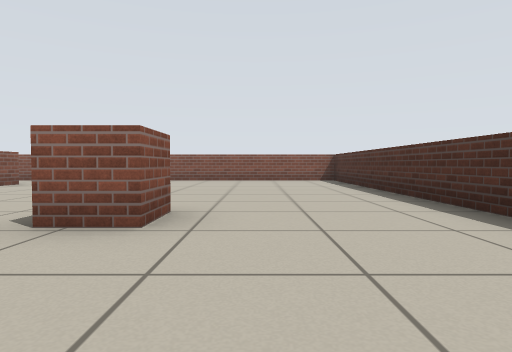
view 1 (above)

16 first-person views from a walk through a robot-simulator world made for Stage. The camera is 0.5 m above the floor, tilts 2° down and sees 75° across. Floor lines are 1 m apart. The floor is counted in squares, 1 m on a side. Each view is taken from the middle of a square. On the plan, view 1 faces up. The plan holds only what a view shows up to about 9 squares ahead; the rest is blank. The robots in the file are not drawn.

view 2
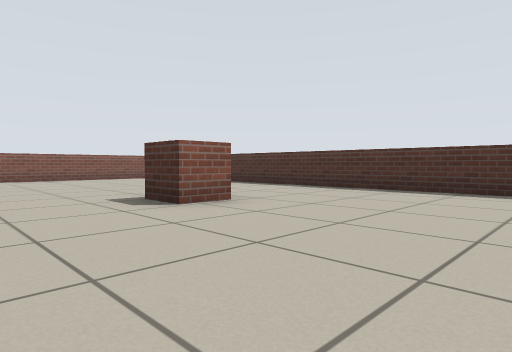

view 3
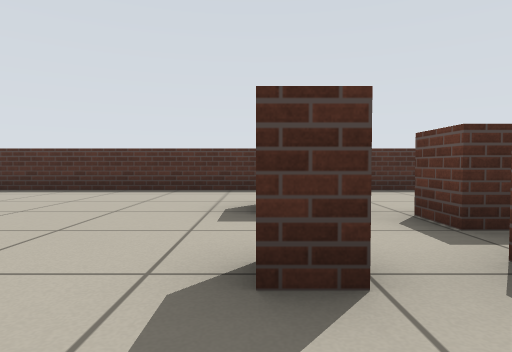

view 4
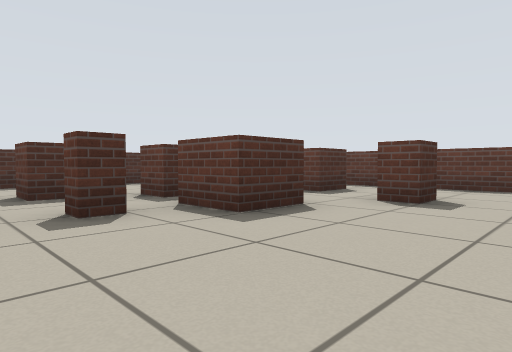

view 5
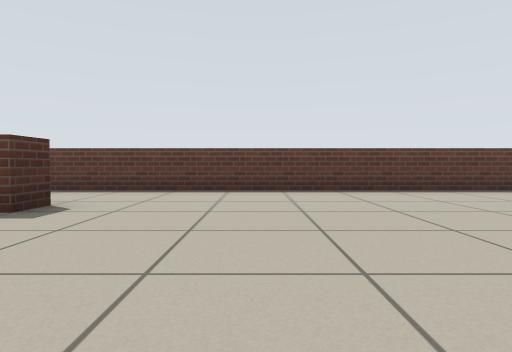

view 6
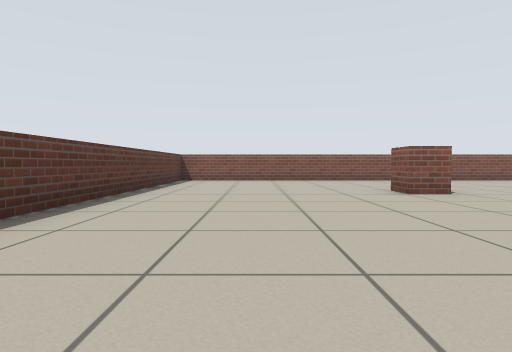

view 7
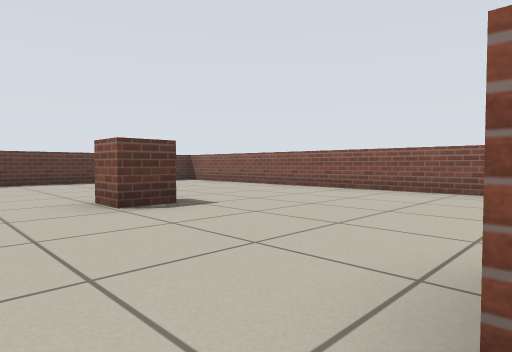

view 8
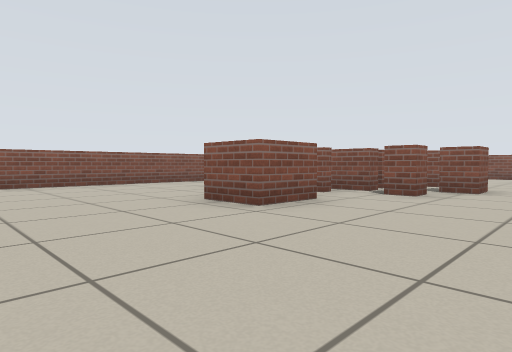

view 9
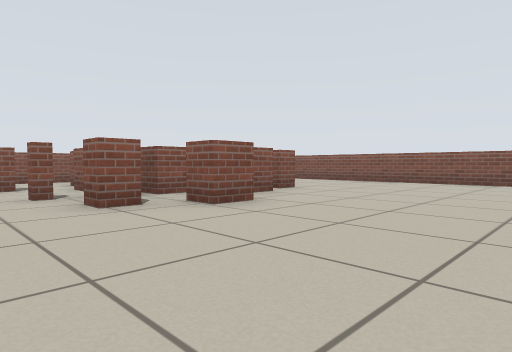

view 10
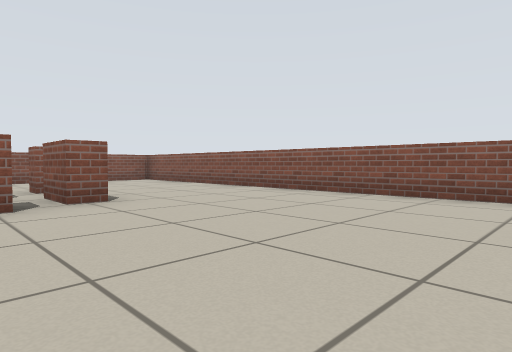

view 11
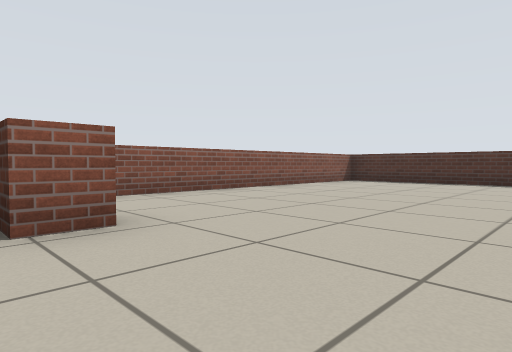

view 12
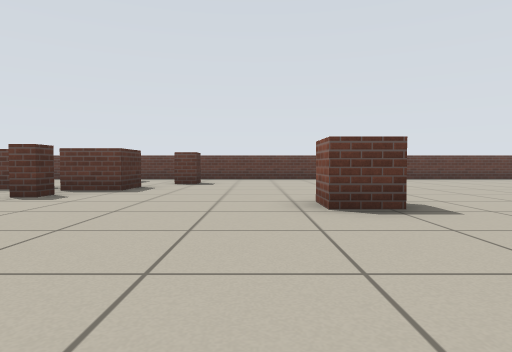

view 13
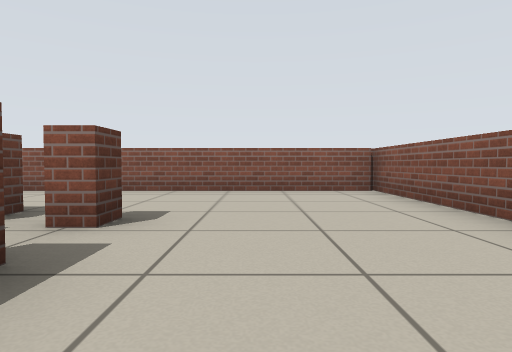

view 14
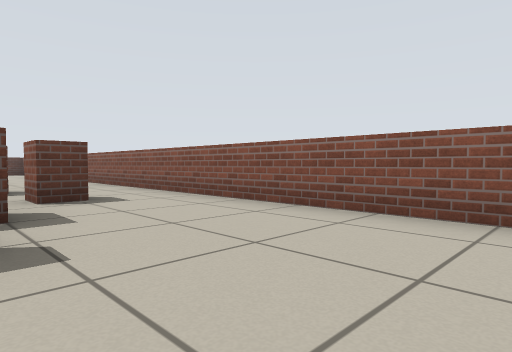

view 15
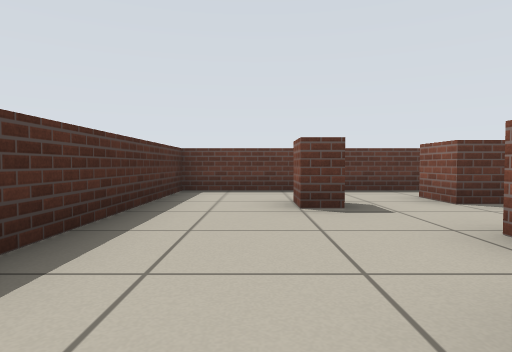

view 16
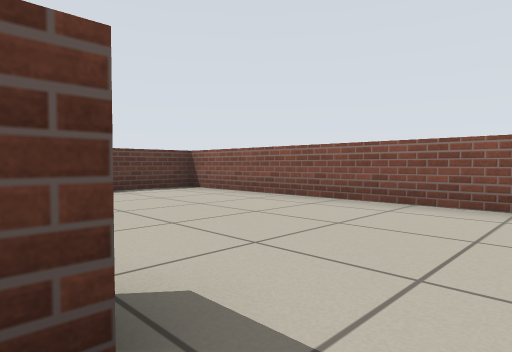

### Floor plan
Points are (right, up) in squares from view 1. A wall is a line through its corners. A room is listed if a view was taken in it or the views show most of it. See-through windows are left out.
Room 1 (views 1, 2, 3, 4, 5, 6, 7, 8, 9, 10, 11, 12, 13, 14, 15, 16)
walls: (-7.8, -1.6) (-6.8, -1.6) (-6.8, -2.5); (-10.9, 3) (-10.9, 2.4) (-11.5, 2.4); (-11.8, 1.1) (-11.8, -0.1) (-13, -0.1); (-10.3, 4.2) (-10.3, 3.6) (-11, 3.6); (-2.7, -3.5) (-2.7, -3) (-2.2, -3); (-11.8, 3.4) (-11.8, 2.9) (-12.8, 2.9); (-12, 3.8) (-12.8, 3.8); (-3.5, -5.5) (-3.5, -4.3) (-2.2, -4.3); (-0.9, 3.5) (-0.9, 2.6) (-1.7, 2.6) (-1.7, 3.5); (-11.2, 5.8) (-11.2, 5.1); (-13.5, 3.1) (-14.2, 3.1); (-13.4, -3.7) (-12.6, -3.7) (-12.6, -4.4) (-13.4, -4.4); (-1.5, -5) (-1.5, -4.6) (-0.8, -4.6); (-4.5, -7.1) (-4.5, -6.4) (-3.9, -6.4); (-5.9, 8.4) (-5.9, 7.7) (-6.6, 7.7) (-6.6, 8.1); (-2.5, -8.1) (-2.5, -7.2) (-1.5, -7.2) (-1.5, -8.1); (-14.6, 5.6) (-14.1, 5.6); (0, -6.7) (0.5, -6.7) (0.5, -7.5); (-14.1, 6.8) (-13.6, 6.8) (-13.6, 6.4) (-14.1, 6.4); (-7.6, 10.3) (-17.3, 10.3) (-17.3, -9.3) (2.4, -9.3) (2.4, 9); (0.5, 10.3) (-4.9, 10.3)
ways out: gap at (-13, 2)

Positions as (right, up) in squares from view 1, and headings:
1: (0, 0), facing up
2: (-4, -1), facing up-right
3: (-4, -3), facing right
4: (-6, -2), facing down-right
5: (-7, -3), facing down
6: (-7, -7), facing left
7: (-11, 0), facing down-left
8: (-9, -3), facing up-left
9: (-7, 1), facing up-left
10: (-7, 5), facing up-left
11: (-7, 5), facing up-right
12: (-6, 2), facing down
13: (-11, 8), facing left
14: (-14, 9), facing down-left
15: (1, -3), facing down
16: (-13, -3), facing down-left
